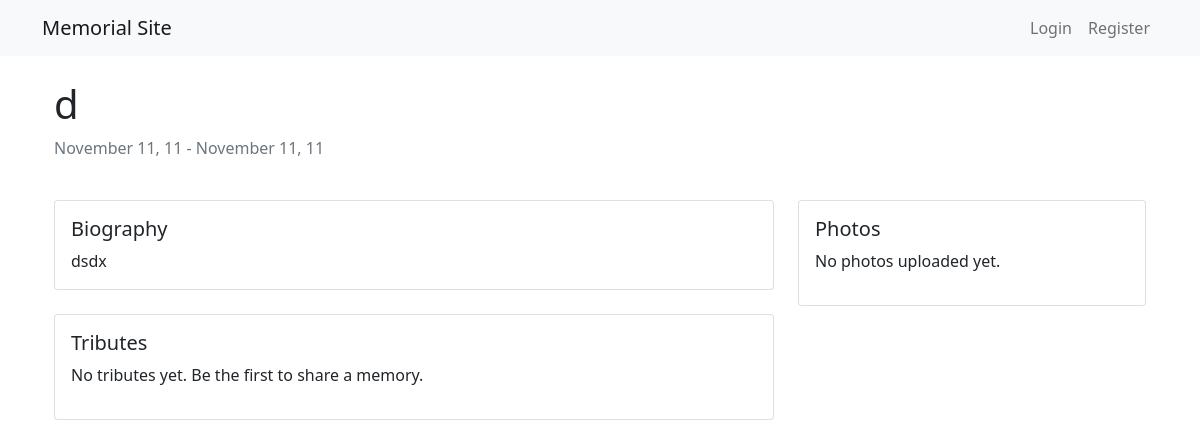
Before: /memorial/1 with the older database file.
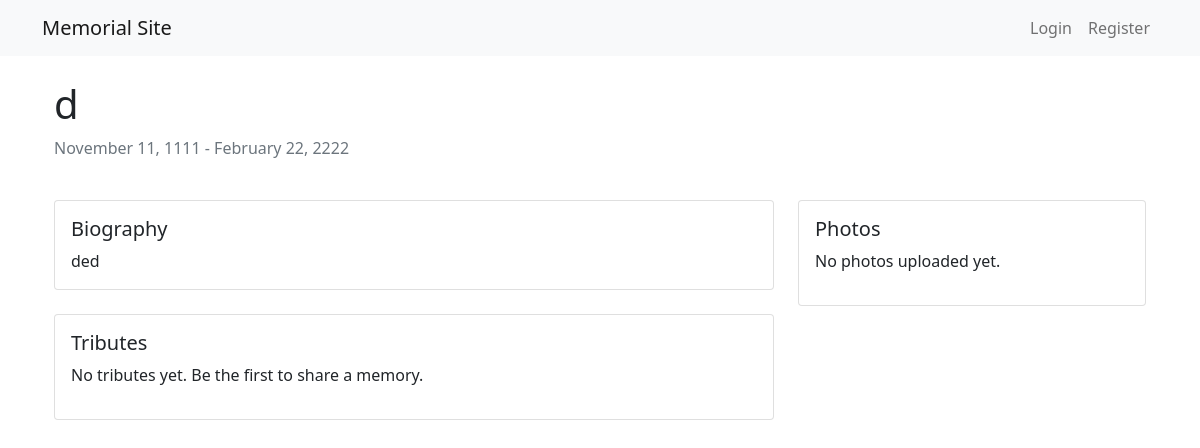
After: the same page with the newer database file.
### app/models/memorial.py (models this page shows, shortened)
class Memorial(db.Model):
    id = db.Column(db.Integer, primary_key=True)
    name = db.Column(db.String(100), nullable=False)
    birth_date = db.Column(db.Date)
    death_date = db.Column(db.Date)
    biography = db.Column(db.Text)
    custom_url = db.Column(db.String(100), unique=True)
    is_public = db.Column(db.Boolean, default=True)
    access_code = db.Column(db.String(20))
    created_at = db.Column(db.DateTime, default=datetime.utcnow)
    creator_id = db.Column(db.Integer, db.ForeignKey('user.id'), nullable=False)
    photos = db.relationship('Photo', backref='memorial', lazy='dynamic')
    tributes = db.relationship('Tribute', backref='memorial', lazy='dynamic')
    events = db.relationship('Event', backref='memorial', lazy='dynamic')

### app/routes/memorial.py (the view)
@bp.route('/memorial/<int:id>')
def view(id):
    memorial = Memorial.query.get_or_404(id)
    if not memorial.is_public:
        return render_template('memorial/private.html')
    return render_template('memorial/view.html', memorial=memorial, now=datetime.utcnow())

### app/templates/memorial/view.html (shortened to what this page needs)
{% extends "base.html" %}
{% block content %}
<div class="container">
    <div class="row mb-4">
        <div class="col-md-8">
            <h1>{{ memorial.name }}</h1>
            <p class="text-muted">
                {{ memorial.birth_date.strftime('%B %d, %Y') }} -
                {{ memorial.death_date.strftime('%B %d, %Y') }}
            </p>
        </div>
    </div>
    <div class="row">
        <div class="col-md-8">
            <div class="card mb-4">
                <div class="card-body">
                    <h5 class="card-title">Biography</h5>
                    <p class="card-text">{{ memorial.biography }}</p>
                </div>
            </div>
            <div class="card mb-4">
                <div class="card-body">
                    <h5 class="card-title">Tributes</h5>
                    {% if memorial.tributes.filter_by(is_approved=True).all() %}
                        {% for tribute in memorial.tributes.filter_by(is_approved=True) %}
                        <div class="mb-3">
                            <p class="mb-1">{{ tribute.content }}</p>
                            <small class="text-muted">
                                - {{ tribute.author.username }}
                                ({{ tribute.created_at.strftime('%B %d, %Y') }})
                            </small>
                        </div>
                        {% endfor %}
                    {% else %}
                        <p>No tributes yet. Be the first to share a memory.</p>
                    {% endif %}
                </div>
            </div>
        </div>
        <div class="col-md-4">
            <div class="card mb-4">
                <div class="card-body">
                    <h5 class="card-title">Photos</h5>
                    {% if memorial.photos.first() %}
                        {% set profile_photo = memorial.photos.filter_by(is_profile=True).first() or memorial.photos.first() %}
                        <img src="{{ url_for('static', filename='uploads/' + memorial.id|string + '/' + profile_photo.filename) }}"
                             class="img-fluid mb-3" alt="Profile photo">
                        <a href="{{ url_for('memorial.view_gallery', id=memorial.id) }}"
                           class="btn btn-outline-primary btn-block">View Photo Gallery</a>
                    {% else %}
                        <p>No photos uploaded yet.</p>
                    {% endif %}
                </div>
            </div>
        </div>
    </div>
</div>
{% endblock %}

### app/templates/base.html (shortened to what this page needs)
<!DOCTYPE html>
<html lang="en">
<head>
    <link href="https://cdn.jsdelivr.net/npm/bootstrap@5.1.3/dist/css/bootstrap.min.css" rel="stylesheet">
    <link href="https://cdnjs.cloudflare.com/ajax/libs/font-awesome/5.15.4/css/all.min.css" rel="stylesheet">
</head>
<body>
    <nav class="navbar navbar-expand-lg navbar-light bg-light">
        <div class="container">
            <a class="navbar-brand" href="{{ url_for('memorial.index') }}">Memorial Site</a>
            <div class="navbar-nav">
                {% if current_user.is_authenticated %}
                    <a class="nav-link" href="{{ url_for('memorial.create') }}">Create Memorial</a>
                    <a class="nav-link" href="{{ url_for('auth.logout') }}">Logout</a>
                {% else %}
                    <a class="nav-link" href="{{ url_for('auth.login') }}">Login</a>
                    <a class="nav-link" href="{{ url_for('auth.register') }}">Register</a>
                {% endif %}
            </div>
        </div>
    </nav>
    <div class="container mt-4">
        {% block content %}{% endblock %}
    </div>
</body>
</html>

Changed rows visible on the page:
changed Memorial: birth_date "November 11, 11" → "November 11, 1111"; death_date "November 11, 11" → "February 22, 2222"; biography "dsdx" → "ded"
